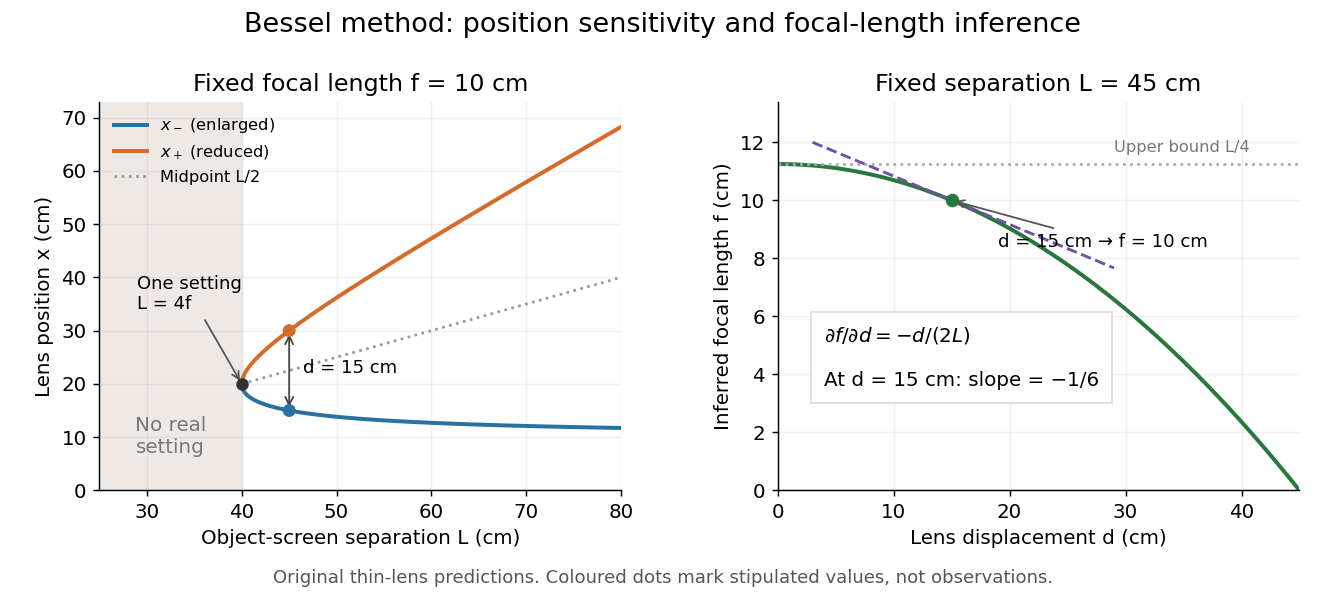

Generate this figure with Python:
"""Draw Bessel position and inference sensitivity, using stipulated ideal models.

Python 3.14, matplotlib 3.10.7, numpy 2.3.5. Run from _media; output uses script basename.
"""
from pathlib import Path

import matplotlib.pyplot as plt
import numpy as np


def main():
    plt.rcParams.update({"font.size": 11, "axes.spines.top": False,
                         "axes.spines.right": False})
    fig, (ax, bx) = plt.subplots(1, 2, figsize=(10.2, 4.6), facecolor="white")
    f = 10.0
    L = np.linspace(4 * f, 80, 600)
    d = np.sqrt(L * (L - 4 * f))
    ax.axvspan(25, 40, color="#eee9e5")
    ax.plot(L, (L - d) / 2, color="#2871a3", lw=2.2, label="$x_-$ (enlarged)")
    ax.plot(L, (L + d) / 2, color="#d46b2b", lw=2.2, label="$x_+$ (reduced)")
    ax.plot(L, L / 2, color="#999999", ls=":", label="Midpoint L/2")
    ax.scatter([40], [20], color="#333333", s=35, zorder=5)
    ax.annotate("One setting\nL = 4f", (40, 20), (29, 34), fontsize=10,
                arrowprops={"arrowstyle": "->", "color": "#555555"})
    ax.text(32.5, 7, "No real\nsetting", ha="center", color="#777777")
    ax.scatter([45, 45], [15, 30], color=["#2871a3", "#d46b2b"], s=38, zorder=5)
    ax.annotate("", (45, 15), (45, 30), arrowprops={"arrowstyle": "<->", "color": "#444444"})
    ax.text(46.5, 22, "d = 15 cm", fontsize=10)
    ax.set(xlim=(25, 80), ylim=(0, 73), xlabel="Object-screen separation L (cm)",
           ylabel="Lens position x (cm)", title="Fixed focal length f = 10 cm")
    ax.legend(loc="upper left", frameon=False, fontsize=9)
    ax.grid(alpha=0.18)

    L_fixed = 45.0
    measured_d = np.linspace(0, L_fixed, 500)
    inferred_f = (L_fixed**2 - measured_d**2) / (4 * L_fixed)
    bx.plot(measured_d, inferred_f, color="#27773f", lw=2.2)
    bx.axhline(L_fixed / 4, color="#aaaaaa", ls=":")
    bx.text(29, 11.65, "Upper bound L/4", fontsize=9, color="#777777")
    bx.scatter([15], [10], color="#27773f", s=42, zorder=5)
    tangent_d = np.array([3.0, 29.0])
    bx.plot(tangent_d, 10 - (tangent_d - 15) / 6, color="#7152a1", ls="--", lw=1.6)
    bx.annotate("d = 15 cm → f = 10 cm", (15, 10), (19, 8.4), fontsize=10,
                arrowprops={"arrowstyle": "->", "color": "#555555"})
    bx.text(4, 3.6, "$\\partial f/\\partial d = -d/(2L)$\n\nAt d = 15 cm: slope = −1/6", fontsize=11,
            bbox={"facecolor": "white", "edgecolor": "#dddddd", "pad": 7})
    bx.set(xlim=(0, 45), ylim=(0, 13.4), xlabel="Lens displacement d (cm)",
           ylabel="Inferred focal length f (cm)", title="Fixed separation L = 45 cm")
    bx.grid(alpha=0.18)
    fig.suptitle("Bessel method: position sensitivity and focal-length inference", fontsize=15)
    fig.text(0.5, 0.025, "Original thin-lens predictions. Coloured dots mark stipulated values, not observations.",
             ha="center", fontsize=10, color="#555555")
    fig.subplots_adjust(left=0.075, right=0.98, top=0.83, bottom=0.18, wspace=0.30)
    fig.savefig(Path(__file__).with_suffix(".png").name, dpi=130, facecolor="white")
    plt.close(fig)


if __name__ == "__main__":
    main()
